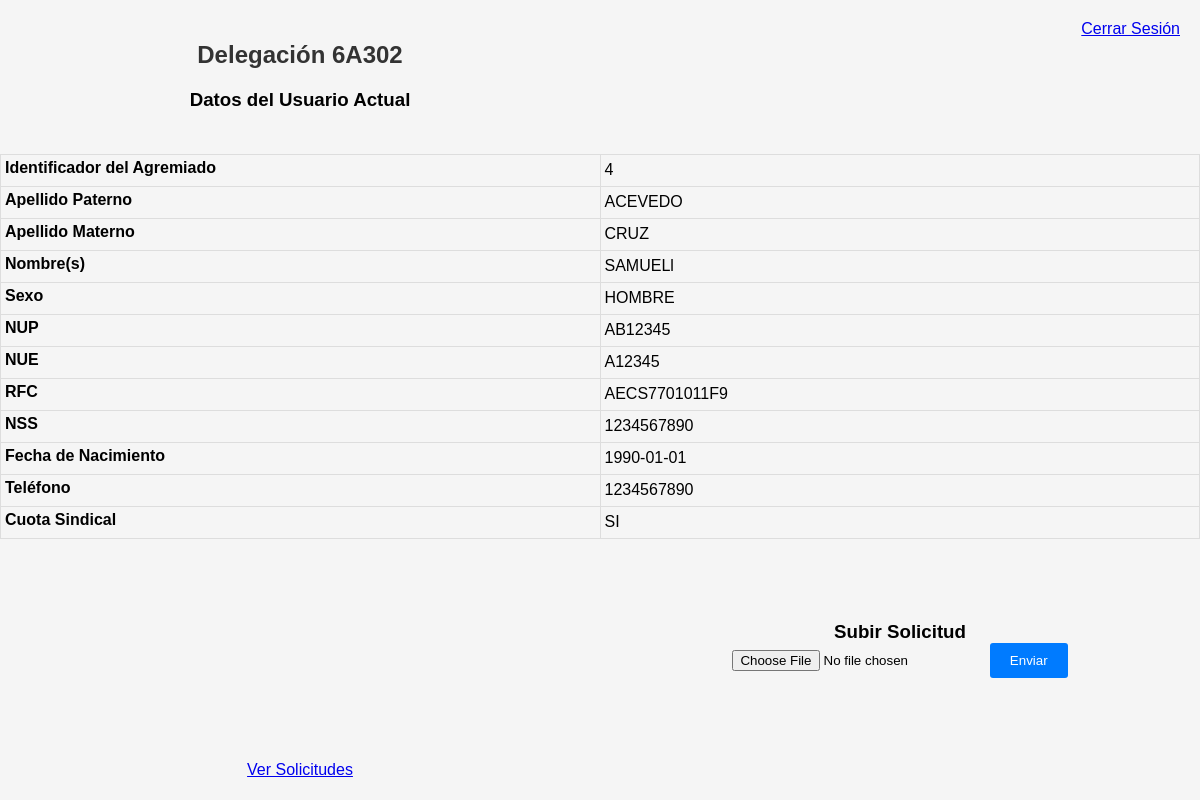
The page /agremiado.php (signed in) on the database its author committed.
### tables this page shows
CREATE TABLE IF NOT EXISTS `agremiados` (
  `id_agremiado` int(11) NOT NULL AUTO_INCREMENT,
  `a_paterno` varchar(50) DEFAULT NULL,
  `a_materno` varchar(50) DEFAULT NULL,
  `nombre` varchar(50) DEFAULT NULL,
  `sexo` varchar(30) DEFAULT NULL,
  `NUP` varchar(20) DEFAULT NULL,
  `NUE` varchar(20) NOT NULL DEFAULT '',
  `RFC` varchar(13) DEFAULT NULL,
  `NSS` int(10) DEFAULT NULL,
  `f_nacimiento` date DEFAULT NULL,
  `telefono` int(10) DEFAULT NULL,
  `cuota` binary(2) DEFAULT NULL,
  PRIMARY KEY (`id_agremiado`),
  KEY `NUE` (`NUE`)
);

### agremiado.php (the view, shortened to what this page needs)
<!DOCTYPE html>
<html>
<head>
    <link rel="stylesheet" type="text/css" href="styles.css">
</head>
<body>
    <a class="logout-link" href="logout.php">Cerrar Sesión</a>
    <div>
        <h2>Delegación 6A302</h2>
        <h3>Datos del Usuario Actual</h3>
    </div>
    <table-container>
        <?php
        require_once "conexion.php";
        if (isset($_SESSION["username"])) {
            $username = $_SESSION["username"];
            $sql = "SELECT * FROM agremiados WHERE NUE = '$username'";
            $result = $conn->query($sql);
            if ($result->num_rows == 1) {
                $row = $result->fetch_assoc();
                $columnNames = array(
                    "id_agremiado" => "Identificador del Agremiado",
                    "a_paterno" => "Apellido Paterno",
                    "a_materno" => "Apellido Materno",
                    "nombre" => "Nombre(s)",
                    "sexo" => "Sexo",
                    "NUP" => "NUP",
                    "NUE" => "NUE",
                    "RFC" => "RFC",
                    "NSS" => "NSS",
                    "f_nacimiento" => "Fecha de Nacimiento",
                    "telefono" => "Teléfono",
                    "cuota" => "Cuota Sindical"
                );
        ?>
        <table>
            <?php
            foreach ($row as $key => $value) {
                $label = $columnNames[$key];
                echo "<tr>";
                echo "<td><label for='$key'>$label</label></td>";
                echo "<td>$value</td>";
                echo "</tr>";
            }
            ?>
        </table>
        <?php
            } else {
                echo "No se encontraron datos para este usuario.";
            }
        } else {
            echo "Usuario no autenticado.";
        }
        ?>
    </table-container>
    <div class="upload-form">
        <form action="subir_archivo.php" method="POST" enctype="multipart/form-data">
            <h3>Subir Solicitud</h3>
            <input type="file" name="archivo" accept=".pdf, .docx, .jpg, .png" required>
            <input type="submit" value="Enviar">
        </form>
    </div>
    <div class="view-solicitudes">
        <a href="ver_solicitudes.php">Ver Solicitudes</a>
    </div>
</body>
</html>

### styles.css (style rules this page uses)
* { margin: 0; padding: 0; box-sizing: border-box; }
body { font-family: Arial, sans-serif; background-color: #f4f4f4; display: flex; justify-content: center; align-items: center; height: 100vh; }
h2 { margin-bottom: 20px; color: #333; }
label { display: block; font-weight: bold; margin-bottom: 5px; }
input[type="submit"] { background-color: #007bff; color: #fff; padding: 10px 20px; border: none; border-radius: 3px; cursor: pointer; transition: background-color 0.3s; }

### agremiado.php (style rules this page uses)
body { font-family: Arial, sans-serif; background-color: #f5f5f5; margin: 0; padding: 0; display: grid; grid-template-columns: 1fr 1fr; text-align: center; }
h2, h3 { margin-top: 20px; text-align: center; }
table-container { grid-column: span 2; }
table { border-collapse: collapse; width: 100%; margin: 0 auto; border: 1px solid #ddd; }
th, td { text-align: left; padding: 4px; border-bottom: 1px solid #ddd; border-left: 1px solid #ddd; border-right: 1px solid #ddd; max-width: 50px; white-space: nowrap; overflow: hidden; text-overflow: ellipsis; }
.logout-link { position: absolute; top: 20px; right: 20px; }
.upload-form { text-align: center; margin: 20px auto; grid-column: 2; }
.view-solicitudes { margin-top: 20px; }

### rows shown on the page
agremiados: id_agremiado "4", a_paterno "ACEVEDO", a_materno "CRUZ", nombre "SAMUELl", sexo "HOMBRE", NUP "AB12345", NUE "A12345", RFC "AECS7701011F9", NSS "1234567890", f_nacimiento "1990-01-01", telefono "1234567890", cuota "SI"

### other values the page prints
$label "Identificador del Agremiado"
$label "Apellido Paterno"
$label "Apellido Materno"
$label "Nombre(s)"
$label "Sexo"
$label "NUP"
$label "NUE"
$label "RFC"
$label "NSS"
$label "Fecha de Nacimiento"
$label "Teléfono"
$label "Cuota Sindical"
